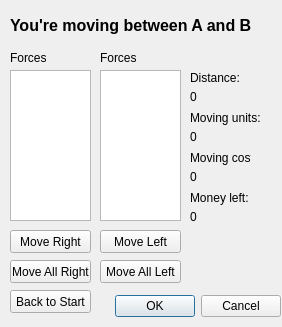
<?xml version="1.0" encoding="UTF-8"?>
<ui version="4.0">
 <class>MoveDialog</class>
 <widget class="QDialog" name="MoveDialog">
  <property name="geometry">
   <rect>
    <x>0</x>
    <y>0</y>
    <width>282</width>
    <height>327</height>
   </rect>
  </property>
  <property name="windowTitle">
   <string>Move</string>
  </property>
  <widget class="QDialogButtonBox" name="buttonBox">
   <property name="geometry">
    <rect>
     <x>-60</x>
     <y>290</y>
     <width>341</width>
     <height>32</height>
    </rect>
   </property>
   <property name="orientation">
    <enum>Qt::Horizontal</enum>
   </property>
   <property name="standardButtons">
    <set>QDialogButtonBox::Cancel|QDialogButtonBox::Ok</set>
   </property>
  </widget>
  <widget class="QLabel" name="titleLabel">
   <property name="geometry">
    <rect>
     <x>10</x>
     <y>10</y>
     <width>381</width>
     <height>31</height>
    </rect>
   </property>
   <property name="font">
    <font>
     <pointsize>12</pointsize>
     <weight>75</weight>
     <bold>true</bold>
    </font>
   </property>
   <property name="text">
    <string>You're moving between A and B</string>
   </property>
  </widget>
  <widget class="QLabel" name="label">
   <property name="geometry">
    <rect>
     <x>10</x>
     <y>50</y>
     <width>81</width>
     <height>16</height>
    </rect>
   </property>
   <property name="text">
    <string>Forces</string>
   </property>
  </widget>
  <widget class="QLabel" name="label_2">
   <property name="geometry">
    <rect>
     <x>100</x>
     <y>50</y>
     <width>81</width>
     <height>16</height>
    </rect>
   </property>
   <property name="text">
    <string>Forces</string>
   </property>
  </widget>
  <widget class="QPushButton" name="moveRightButton">
   <property name="geometry">
    <rect>
     <x>10</x>
     <y>230</y>
     <width>81</width>
     <height>23</height>
    </rect>
   </property>
   <property name="text">
    <string>Move Right</string>
   </property>
  </widget>
  <widget class="QPushButton" name="moveLeftButton">
   <property name="geometry">
    <rect>
     <x>100</x>
     <y>230</y>
     <width>81</width>
     <height>23</height>
    </rect>
   </property>
   <property name="text">
    <string>Move Left</string>
   </property>
  </widget>
  <widget class="QPushButton" name="moveAllRightButton">
   <property name="geometry">
    <rect>
     <x>10</x>
     <y>260</y>
     <width>81</width>
     <height>23</height>
    </rect>
   </property>
   <property name="text">
    <string>Move All Right</string>
   </property>
  </widget>
  <widget class="QPushButton" name="moveAllLeftButton">
   <property name="geometry">
    <rect>
     <x>100</x>
     <y>260</y>
     <width>81</width>
     <height>23</height>
    </rect>
   </property>
   <property name="text">
    <string>Move All Left</string>
   </property>
  </widget>
  <widget class="QTableWidget" name="leftTable">
   <property name="geometry">
    <rect>
     <x>10</x>
     <y>70</y>
     <width>81</width>
     <height>151</height>
    </rect>
   </property>
  </widget>
  <widget class="QTableWidget" name="rightTable">
   <property name="geometry">
    <rect>
     <x>100</x>
     <y>70</y>
     <width>81</width>
     <height>151</height>
    </rect>
   </property>
  </widget>
  <widget class="QLabel" name="label_3">
   <property name="geometry">
    <rect>
     <x>190</x>
     <y>70</y>
     <width>61</width>
     <height>16</height>
    </rect>
   </property>
   <property name="text">
    <string>Distance:</string>
   </property>
  </widget>
  <widget class="QPushButton" name="backToStartButton">
   <property name="geometry">
    <rect>
     <x>10</x>
     <y>290</y>
     <width>81</width>
     <height>23</height>
    </rect>
   </property>
   <property name="text">
    <string>Back to Start</string>
   </property>
  </widget>
  <widget class="QLabel" name="label_4">
   <property name="geometry">
    <rect>
     <x>190</x>
     <y>110</y>
     <width>71</width>
     <height>16</height>
    </rect>
   </property>
   <property name="text">
    <string>Moving units:</string>
   </property>
  </widget>
  <widget class="QLabel" name="label_5">
   <property name="geometry">
    <rect>
     <x>190</x>
     <y>150</y>
     <width>61</width>
     <height>16</height>
    </rect>
   </property>
   <property name="text">
    <string>Moving cost</string>
   </property>
  </widget>
  <widget class="QLabel" name="label_6">
   <property name="geometry">
    <rect>
     <x>190</x>
     <y>190</y>
     <width>61</width>
     <height>16</height>
    </rect>
   </property>
   <property name="text">
    <string>Money left:</string>
   </property>
  </widget>
  <widget class="QLabel" name="distanceLabel">
   <property name="geometry">
    <rect>
     <x>190</x>
     <y>90</y>
     <width>46</width>
     <height>13</height>
    </rect>
   </property>
   <property name="text">
    <string>0</string>
   </property>
  </widget>
  <widget class="QLabel" name="unitsLabel">
   <property name="geometry">
    <rect>
     <x>190</x>
     <y>130</y>
     <width>46</width>
     <height>13</height>
    </rect>
   </property>
   <property name="text">
    <string>0</string>
   </property>
  </widget>
  <widget class="QLabel" name="costLabel">
   <property name="geometry">
    <rect>
     <x>190</x>
     <y>170</y>
     <width>46</width>
     <height>13</height>
    </rect>
   </property>
   <property name="text">
    <string>0</string>
   </property>
  </widget>
  <widget class="QLabel" name="moneyLabel">
   <property name="geometry">
    <rect>
     <x>190</x>
     <y>210</y>
     <width>46</width>
     <height>13</height>
    </rect>
   </property>
   <property name="text">
    <string>0</string>
   </property>
  </widget>
 </widget>
 <resources/>
 <connections>
  <connection>
   <sender>buttonBox</sender>
   <signal>accepted()</signal>
   <receiver>MoveDialog</receiver>
   <slot>accept()</slot>
   <hints>
    <hint type="sourcelabel">
     <x>248</x>
     <y>254</y>
    </hint>
    <hint type="destinationlabel">
     <x>157</x>
     <y>274</y>
    </hint>
   </hints>
  </connection>
  <connection>
   <sender>buttonBox</sender>
   <signal>rejected()</signal>
   <receiver>MoveDialog</receiver>
   <slot>reject()</slot>
   <hints>
    <hint type="sourcelabel">
     <x>316</x>
     <y>260</y>
    </hint>
    <hint type="destinationlabel">
     <x>286</x>
     <y>274</y>
    </hint>
   </hints>
  </connection>
 </connections>
</ui>
